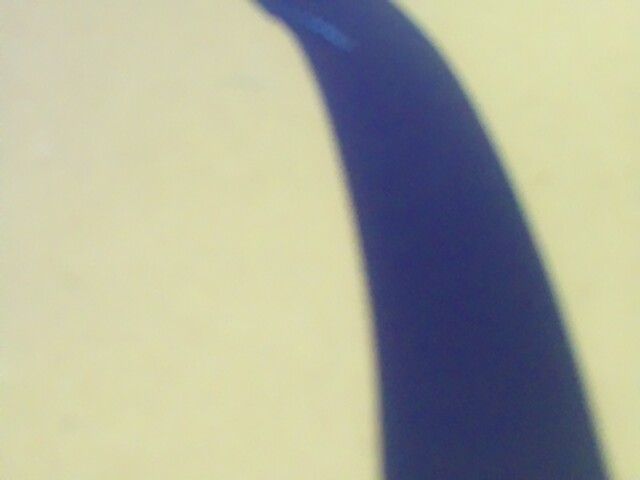
#> input picture picarx/linetest.jpg, 640 x 480 px
$ python cam_process_test.py
#> lines starting #> are read from the running program, lines starting #| are printed output that depends on the picture; after the words box and inside, x2 and y2 are one past the last pixel; in counts of white or black regions, pixels touching at a corner belong together
import cv2
import numpy as np

FRAME_W, FRAME_H = 320, 240

ROI_Y_START = 160
ROI_HEIGHT  = 80

THRESH_VAL = 120
INVERT     = True

JPEG_QUALITY = 70

IM_CENTER = 320

line_sensor = [0,0,0]

WHITE_VAL = 2000
BLACK_VAL = 100


# 1. Load the image
img = cv2.imread('linetest.jpg')
#> img is the input picture: shape (480, 640, 3); mean B, G, R 154.6, 172.7, 171.4
if img is None:
    print("Error: Image not found.")
else:
    # 2. Convert to grayscale
    gray = cv2.cvtColor(img, cv2.COLOR_BGR2GRAY)
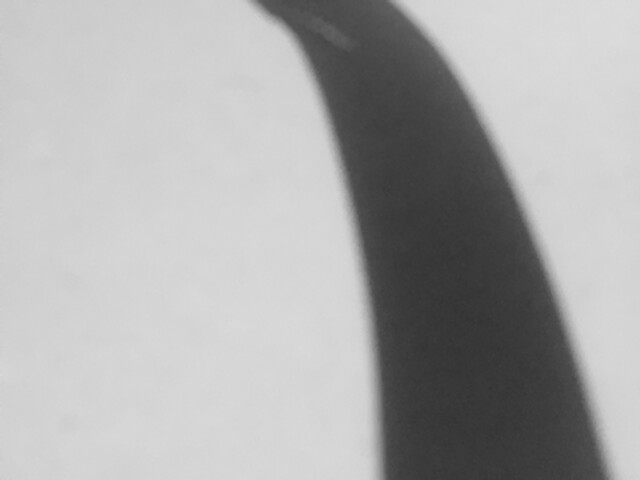
#> gray: shape (480, 640); min 50, max 220, mean 170.2

    # 3. Apply Gaussian blur to reduce noise
    # blurred = cv2.GaussianBlur(gray, (5, 5), 0)

    # --- threshold ---

    roi = gray[ROI_Y_START : ROI_Y_START + ROI_HEIGHT,: ]
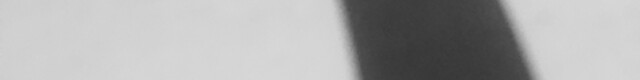
#> roi: shape (80, 640); min 55, max 215, mean 171.7

    thresh_type = cv2.THRESH_BINARY_INV if INVERT else cv2.THRESH_BINARY
    _, binary = cv2.threshold(roi, THRESH_VAL, 255, thresh_type)
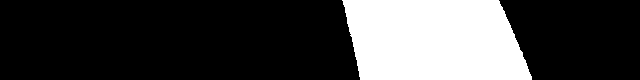
#> binary: shape (80, 640); 25.8% white; 1 white region, box (x1, y1, x2, y2) and area: (342, 0, 532, 80) 13187


    # 4. Perform Canny edge detection
    # minVal and maxVal are the lower and upper thresholds for the hysteresis procedure
    edges = cv2.Canny(binary, 50, 150)
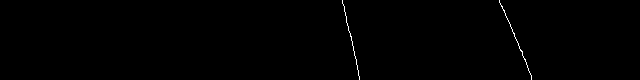
#> edges: shape (80, 640); 0.33% white in thin lines or dots, all inside (x1, y1, x2, y2) = (342, 0, 532, 80)

    # print(f"Edge image size {edges.shape}")

    # 5. Get the coordinates of edge pixels
    # np.argwhere returns a list of coordinates for non-zero pixels
    # The result is in (row, column) format, which corresponds to (y, x)
    edge_pixels = np.argwhere(edges > 0)
#> edge_pixels = 167 pairs, first value 0 to 79, second value 342 to 531


    print(f"Found {len(edge_pixels)} edge pixels. \n {edge_pixels}")
#> (printed output is left out)

    left_px = edge_pixels[0,1]
#> left_px = 342
    right_px = edge_pixels[1,1]
#> right_px = 499

    left_off = IM_CENTER - left_px
#> left_off = -22
    right_off = right_px -IM_CENTER
#> right_off = 179

    total_off = right_off - left_off
#> total_off = 201


    print(f"Left px: {left_px}   Right px: {right_px}   Left off: {left_off}  Right off: {right_off} Total offset: {total_off}")
#| Left px: 342   Right px: 499   Left off: -22  Right off: 179 Total offset: 201

    if np.abs(total_off) <= 25:
        line_sensor = [WHITE_VAL,BLACK_VAL,WHITE_VAL]
    elif total_off < -80:
        line_sensor = [BLACK_VAL,WHITE_VAL,WHITE_VAL]
    elif total_off > 80:
        line_sensor = [WHITE_VAL,WHITE_VAL,BLACK_VAL]
    elif total_off < -25:
        line_sensor = [BLACK_VAL,BLACK_VAL,WHITE_VAL]
    elif total_off > 25:
        line_sensor = [WHITE_VAL,BLACK_VAL,BLACK_VAL]

    print(f"sensor read: {line_sensor}")


    # Example of accessing coordinates:
    # for y, x in edge_pixels:
    #     print(f"Edge pixel at x={x}, y={y}")

    # Display the result (optional)
    # cv2.imshow("Original Image", img)
    cv2.imshow("Grayscale", gray)
    # cv2.imshow("Invert", binary)
    cv2.imshow("Canny Edges", edges)
    cv2.waitKey(0)
    cv2.destroyAllWindows()
